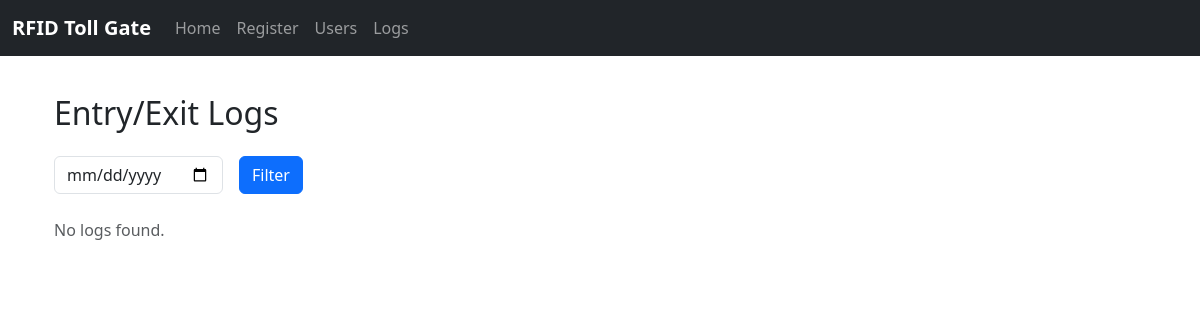
Page /logs on the earlier database version.
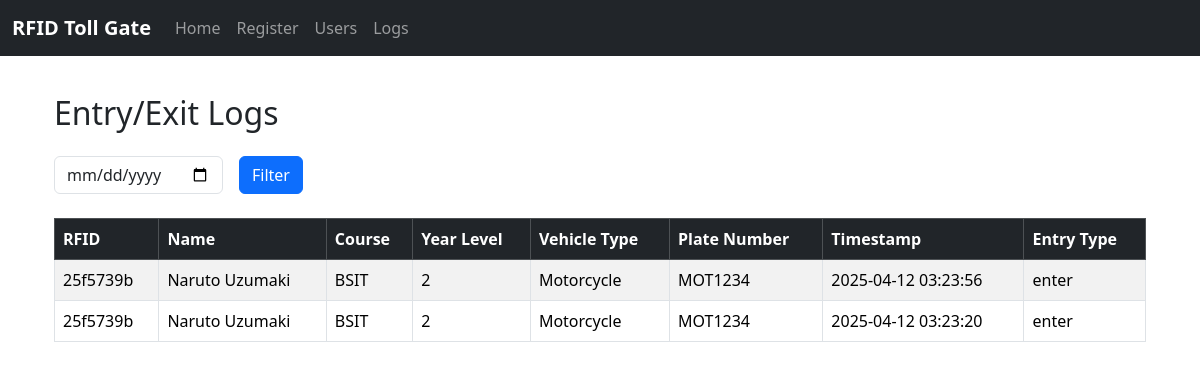
Same page on the later database version.
### tables this page shows
CREATE TABLE logs (
        id INTEGER PRIMARY KEY AUTOINCREMENT,
        rfid TEXT,
        name TEXT,
        course TEXT,
        year_level TEXT,
        vehicle_type TEXT,
        plate_number TEXT,
        timestamp TEXT,
        entry_type TEXT CHECK(entry_type IN ('enter', 'exit'))
    );

### main.py (the view)
@app.route('/logs')
def logs():
    selected_date = request.args.get('date')
    conn = sqlite3.connect('rfid_gate.db')
    c = conn.cursor()
    if selected_date:
        c.execute('''
            SELECT rfid, name, course, year_level, vehicle_type, plate_number, timestamp, entry_type
            FROM logs
            WHERE DATE(timestamp) = ?
            ORDER BY timestamp DESC
        ''', (selected_date,))
    else:
        c.execute('''
            SELECT rfid, name, course, year_level, vehicle_type, plate_number, timestamp, entry_type
            FROM logs
            ORDER BY timestamp DESC
        ''')
    logs_data = c.fetchall()
    conn.close()
    return render_template('logs.html', logs=logs_data, selected_date=selected_date)

### templates/logs.html
{% extends "base.html" %}
{% block content %}
<div class="container mt-4">
  <h2 class="mb-4">Entry/Exit Logs</h2>
  <form method="GET" class="row g-3 mb-4">
    <div class="col-auto">
      <input type="date" name="date" class="form-control" value="{{ selected_date }}">
    </div>
    <div class="col-auto">
      <button type="submit" class="btn btn-primary">Filter</button>
    </div>
  </form>
  {% if logs %}
  <div class="table-responsive">
    <table class="table table-striped table-bordered">
      <thead class="table-dark">
        <tr>
          <th>RFID</th>
          <th>Name</th>
          <th>Course</th>
          <th>Year Level</th>
          <th>Vehicle Type</th>
          <th>Plate Number</th>
          <th>Timestamp</th>
          <th>Entry Type</th>
        </tr>
      </thead>
      <tbody>
        {% for log in logs %}
        <tr>
          <td>{{ log[0] }}</td>
          <td>{{ log[1] }}</td>
          <td>{{ log[2] }}</td>
          <td>{{ log[3] }}</td>
          <td>{{ log[4] }}</td>
          <td>{{ log[5] }}</td>
          <td>{{ log[6] }}</td>
          <td>{{ log[7] }}</td>
        </tr>
        {% endfor %}
      </tbody>
    </table>
  </div>
  {% else %}
    <p class="text-muted">No logs found{{ " for " + selected_date if selected_date }}.</p>
  {% endif %}
</div>
{% endblock %}

Differences in the rows shown:
added logs: rfid "25f5739b", name "Naruto Uzumaki", course "BSIT", year_level "2", vehicle_type "Motorcycle", plate_number "MOT1234", timestamp "2025-04-12 03:23:56", entry_type "enter"
added logs: rfid "25f5739b", name "Naruto Uzumaki", course "BSIT", year_level "2", vehicle_type "Motorcycle", plate_number "MOT1234", timestamp "2025-04-12 03:23:20", entry_type "enter"
Other differences:
text no longer shown: "No logs found ."
text now shown: "RFID Name Course Year Level Vehicle Type Plate Number Timestamp Entry Type"
